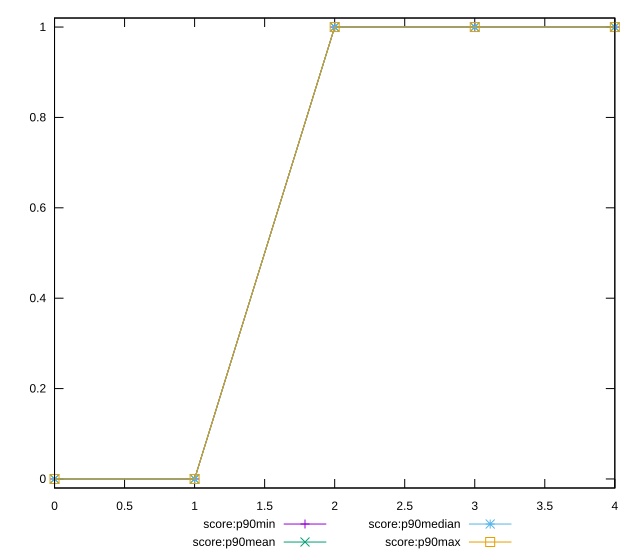

Reproduce this figure in gnuplot.
reset

$scoreP90Min <<EOF
0 0
1 0
2 1
3 1
4 1
EOF

$scoreP90Mean <<EOF
0 0
1 0
2 1
3 1
4 1
EOF

$scoreP90Median <<EOF
0 0
1 0
2 1
3 1
4 1
EOF

$scoreP90Max <<EOF
0 0
1 0
2 1
3 1
4 1
EOF

set key outside below
set xrange [0:4]
set yrange [-0.02:1.02]
set trange [-0.02:1.02]
set terminal svg size 640, 560 enhanced background rgb 'white'
set output "report_00016_2021-02-10T13-31-48.338Z/third-party-summary/progression/score.svg"

plot $scoreP90Min title "score:p90min" with linespoints, \
     $scoreP90Mean title "score:p90mean" with linespoints, \
     $scoreP90Median title "score:p90median" with linespoints, \
     $scoreP90Max title "score:p90max" with linespoints

reset
